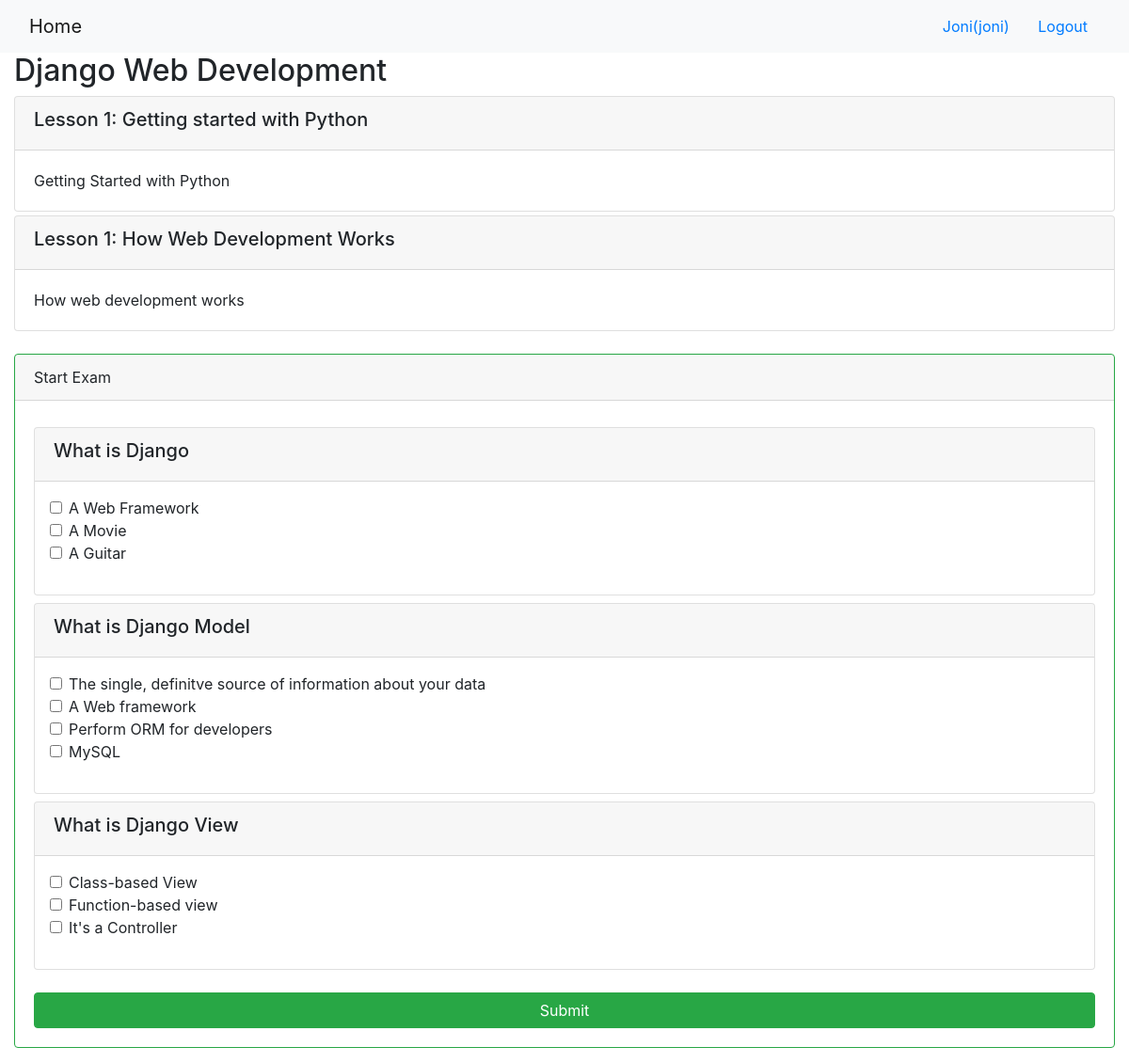
The app's page /onlinecourse/1/ (signed in) with its own data.
### onlinecourse/models.py (models this page shows, shortened)
class Course(models.Model):
    name = models.CharField(null=False, max_length=30, default='online course')
    image = models.ImageField(upload_to='course_images/')
    description = models.CharField(max_length=1000)
    pub_date = models.DateField(null=True)
    instructors = models.ManyToManyField(Instructor)
    users = models.ManyToManyField(settings.AUTH_USER_MODEL, through='Enrollment')
    total_enrollment = models.IntegerField(default=0)
    is_enrolled = False

class Lesson(models.Model):
    title = models.CharField(max_length=200, default="title")
    order = models.IntegerField(default=0)
    course = models.ForeignKey(Course, on_delete=models.CASCADE)
    content = models.TextField()

class Question(models.Model):
    course = models.ForeignKey(Course, on_delete=models.CASCADE)
    question_text = models.CharField(max_length=200)
    grade = models.IntegerField(default=5)

class Choice(models.Model):
    question = models.ForeignKey(Question, on_delete=models.CASCADE)
    choice_text = models.CharField(max_length=200)
    is_correct = models.BooleanField(default=False)

### onlinecourse/views.py (the view)
# urls.py: path('<int:pk>/', views.CourseDetailView.as_view(), name='course_details'),
class CourseDetailView(generic.DetailView):
    model = Course
    template_name = 'onlinecourse/course_detail_bootstrap.html'

### onlinecourse/templates/onlinecourse/course_detail_bootstrap.html (shortened to what this page needs)
<!DOCTYPE html>
<html lang="en">
<head>
     {% load static %}
    <link rel="stylesheet" href="https://maxcdn.bootstrapcdn.com/bootstrap/4.5.2/css/bootstrap.min.css">
</head>
<body>
    <nav class="navbar navbar-light bg-light">
        <div class="container-fluid">
            <div class="navbar-header">
                  <a class="navbar-brand" href="{% url 'onlinecourse:index' %}">Home</a>
            </div>
            <ul class="nav navbar-nav navbar-right">
                {% if user.is_authenticated %}
                <li>
                    <a class="btn btn-link" href="#">{{ user.first_name }}({{ user.username }})</a>
                    <a class="btn btn-link" href="{% url 'onlinecourse:logout' %}">Logout</a>
                </li>
                {% endif %}
            </ul>
        </div>
    </nav>
    <div class="container-fluid">
            <h2>{{ course.name }}</h2>
            <div class="card-columns-vertical">
                {% for lesson in course.lesson_set.all %}
                    <div class="card mt-1">
                        <div class="card-header"><h5>Lesson {{lesson.order|add:1}}: {{lesson.title}}</h5></div>
                        <div class="card-body">{{lesson.content}}</div>
                    </div>
                {% endfor %}
            </div>
            <br>
            {% if user.is_authenticated %}
            <div class="card border-success mb-3">
                <div class="card-header">Start Exam</div>
                <div class="card-body">
                    <div id="accordion">
                        <form id="questionform" action="{% url 'onlinecourse:submit' course.pk%}" method="post">
                            {% for question in course.question_set.all %}
                                <div class="card mt-2">
                                    <div class="card-header"><h5>{{ question.question_text}}</h5></div>
                                    <div class="form-group p-3">
                                        {% for choice in question.choice_set.all %}
                                        <div class="form-check">
                                            <label class="form-check-label">
                                                <input type="checkbox" name="choice_{{choice.id}}"
                                                    class="form-check-input" id="{{choice.id}}"
                                                    value="{{choice.id}}">{{ choice.choice_text }}
                                            </label>
                                        </div>
                                        {% endfor %}
                                    </div>
                                </div>
                            {% endfor %}
                            <br>
                            <input class="btn btn-success btn-block" type="submit" value="Submit">
                        </form>
                    </div>
                </div>
              </div>
              {% endif %}
    </div>
</body>
</html>

### records on screen
Course: name "Django Web Development"
Lesson: order|add "1", title "Getting started with Python", content "Getting Started with Python"
Lesson: order|add "1", title "How Web Development Works", content "How web development works"
Question: question_text "What is Django"
Choice: choice_text "A Web Framework"
Choice: choice_text "A Movie"
Choice: choice_text "A Guitar"
Question: question_text "What is Django Model"
Choice: choice_text "The single, definitve source of information about your data"
Choice: choice_text "A Web framework"
Choice: choice_text "Perform ORM for developers"
Choice: choice_text "MySQL"
Question: question_text "What is Django View"
Choice: choice_text "Class-based View"
Choice: choice_text "Function-based view"
Choice: choice_text "It's a Controller"

### other values on screen
{{ user.first_name }} "Joni"
{{ user.username }} "joni"
